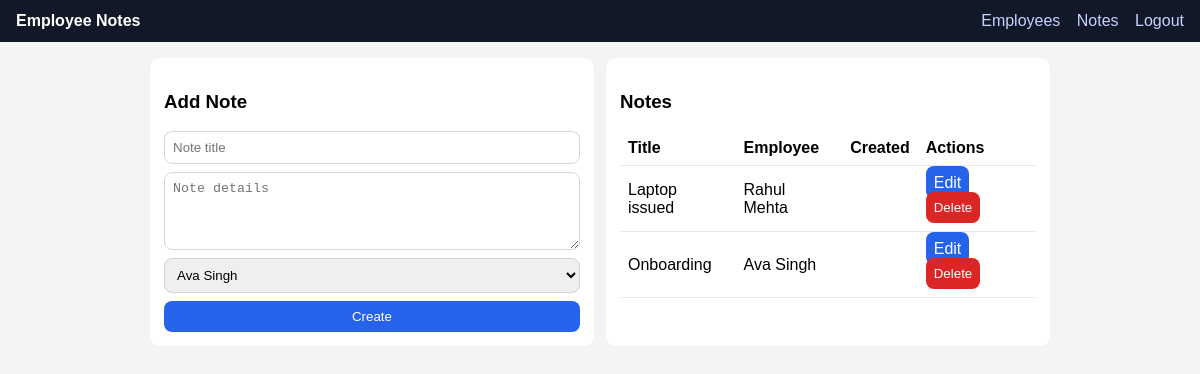
The app's page /notes (signed in) with its own data.
### app/models.py (models this page shows)
class Note(db.Model):
    id = db.Column(db.Integer, primary_key=True)
    title = db.Column(db.String(120), nullable=False)
    body = db.Column(db.Text, nullable=False)
    employee_id = db.Column(db.Integer, db.ForeignKey("employee.id"), nullable=False)
    created_at = db.Column(db.DateTime, server_default=db.func.now(), nullable=False)
    employee = db.relationship("Employee", backref="notes")

class Employee(db.Model):
    id = db.Column(db.Integer, primary_key=True)
    name = db.Column(db.String(120), nullable=False)
    email = db.Column(db.String(120), unique=True, nullable=False)

### app/routes.py (the view, shortened to what this page needs)
@bp.route("/notes", methods=["GET", "POST"])
@login_required
def notes():
    notes_list = Note.query.order_by(Note.id.desc()).all()
    return render_template("notes.html", notes=notes_list, employees=Employee.query.order_by(Employee.name).all())

### app/models.py (called while the page is built)
@login_manager.user_loader
def load_user(user_id):
    return db.session.get(User, int(user_id))

### app/templates/notes.html
{% extends 'base.html' %}
{% block content %}
<div class="row">
  <div class="card">
    <h3>Add Note</h3>
    <form method="post">
      <input name="title" placeholder="Note title" required>
      <textarea name="body" rows="4" placeholder="Note details"></textarea>
      <select name="employee_id" required>
        {% for e in employees %}
        <option value="{{e.id}}">{{e.name}}</option>
        {% endfor %}
      </select>
      <button>Create</button>
    </form>
  </div>
  <div class="card">
    <h3>Notes</h3>
    <table>
      <thead><tr><th>Title</th><th>Employee</th><th>Created</th><th>Actions</th></tr></thead>
      <tbody>
        {% for n in notes %}
        <tr>
          <td>{{n.title}}</td>
          <td>{{n.employee.name}}</td>
          <td>{{n.created_on}}</td>
          <td>
            <a class="btn" href="{{ url_for('main.edit_note', nid=n.id) }}">Edit</a>
            <form method="post" action="{{ url_for('main.delete_note', nid=n.id) }}" style="display:inline;">
              <button class="danger">Delete</button>
            </form>
          </td>
        </tr>
        {% endfor %}
      </tbody>
    </table>
  </div>
</div>
{% endblock %}

### app/templates/base.html (style rules this page uses)
body { font-family: Arial, sans-serif; background:#f4f4f6; margin:0; }
.card { background:#fff; border-radius:10px; padding:14px; margin-bottom:12px; }
form { display:grid; gap:8px; }
input, select, textarea, button, .btn { padding:8px; border-radius:8px; border:1px solid #d1d5db; }
button, .btn { border:none; background:#2563eb; color:#fff; text-decoration:none; cursor:pointer; }
.danger { background:#dc2626; }
table { width:100%; border-collapse:collapse; }
th, td { border-bottom:1px solid #e5e7eb; padding:8px; text-align:left; }
.row { display:grid; grid-template-columns:1fr 1fr; gap:12px; }

### records on screen
Note: title "Laptop issued", employee.name "Rahul Mehta"
Note: title "Onboarding", employee.name "Ava Singh"

### other values on screen
form field employee_id "Ava Singh"
